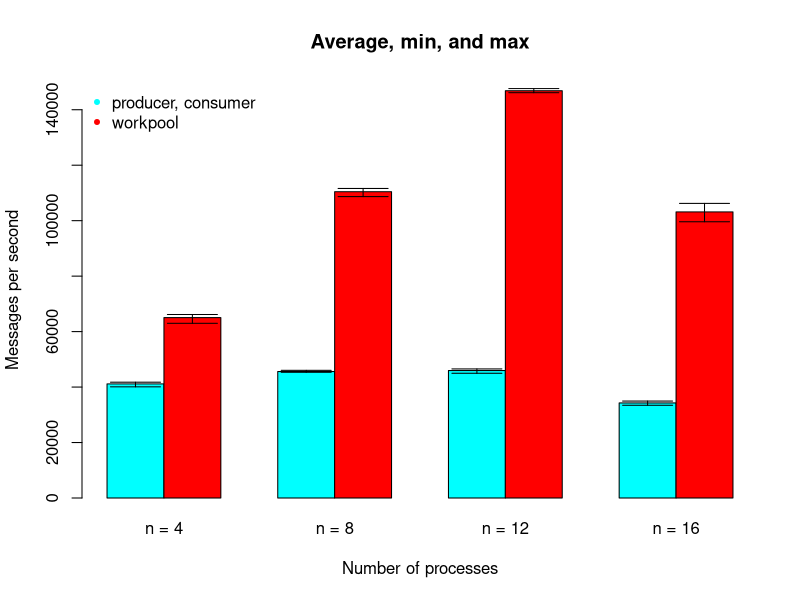

This chart was generated by the following R code:
pc_avg <- c(41146, 45606, 45964, 34281)
wp_avg <- c(65048, 110444, 146851, 103162)

pc_max <- c(41754, 66170, 46031, 111615, 46544, 147636, 34952, 106228)
pc_min <- c(40082, 62996, 45331, 108674, 44972, 146143, 33444, 99607)

pc_x <- c(5, 10, 20, 30)

m <- matrix(c(
  pc_avg[1], wp_avg[1],
  pc_avg[2], wp_avg[2],
  pc_avg[3], wp_avg[3],
  pc_avg[4], wp_avg[4]
), 
nr=2, 
nc=4);

bx <- barplot(m, beside=T, ylim=c(0, 150000),
        col=c("cyan","red"), 
        names.arg=c("n = 4", "n = 8", "n = 12", "n = 16"),
        xlab="Number of processes", ylab="Messages per second",
        main="Average, min, and max")

legend("topleft", c("producer, consumer","workpool"), pch=20, 
       col=c("cyan","red"), 
       bty="n")

arrows(bx, pc_min, bx, pc_max, angle=90, code=3)